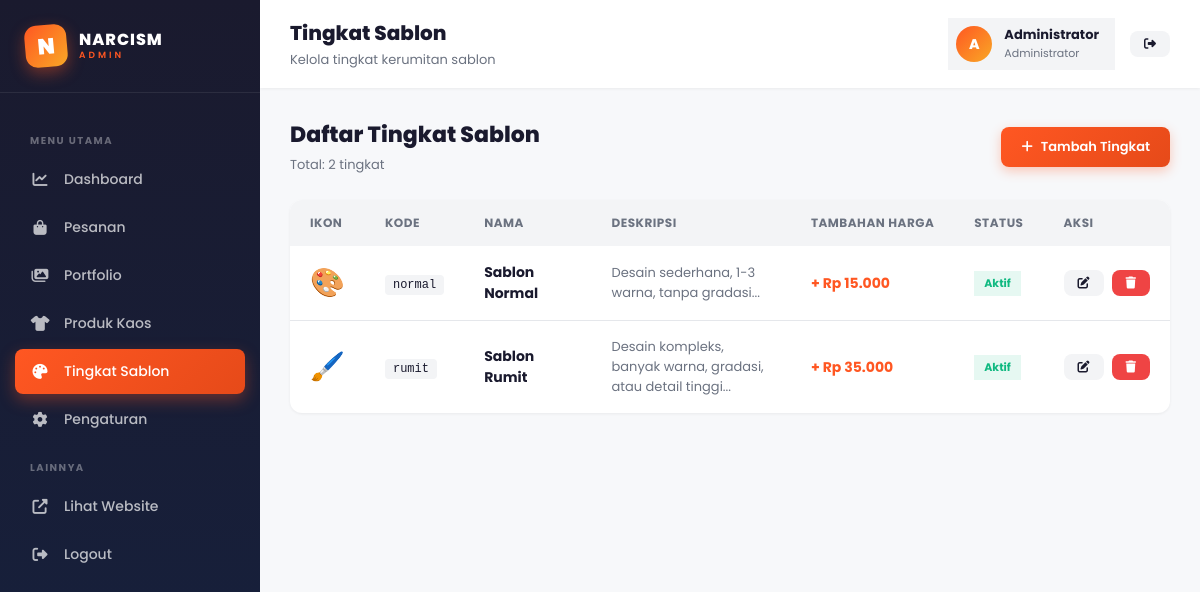
The app's page /admin/tingkat.php (signed in) with its own data.
### tables this page shows
CREATE TABLE IF NOT EXISTS tingkat (
    id INT AUTO_INCREMENT PRIMARY KEY,
    kode VARCHAR(50) UNIQUE NOT NULL,
    nama VARCHAR(100) NOT NULL,
    deskripsi TEXT,
    tambahan_harga INT NOT NULL,
    ikon VARCHAR(10) DEFAULT '🎨',
    aktif TINYINT(1) DEFAULT 1,
    created_at TIMESTAMP DEFAULT CURRENT_TIMESTAMP
);

### functions.php (called while the page is built, shortened)
<?php
function formatRupiah($angka) {
    return 'Rp ' . number_format($angka, 0, ',', '.');
}

### admin/tingkat.php (the view, shortened to what this page needs)
<?php
require_once __DIR__ . '/includes/header.php';
$tingkat = $pdo->query("SELECT * FROM tingkat ORDER BY id")->fetchAll();
?>
<div class="page-header">
    <div>
        <h2>Daftar Tingkat Sablon</h2>
        <p>Total: <?= count($tingkat) ?> tingkat</p>
    </div>
    <a href="tingkat-form.php" class="btn btn-primary">
        <i class="fas fa-plus"></i> Tambah Tingkat
    </a>
</div>
<div class="table-wrapper">
    <table>
        <thead>
            <tr>
                <th style="width:60px">Ikon</th>
                <th>Kode</th>
                <th>Nama</th>
                <th>Deskripsi</th>
                <th>Tambahan Harga</th>
                <th>Status</th>
                <th style="width:120px">Aksi</th>
            </tr>
        </thead>
        <tbody>
            <?php foreach ($tingkat as $t): ?>
            <tr>
                <td style="font-size:28px"><?= $t['ikon'] ?></td>
                <td><code style="background:#F3F4F6;padding:3px 8px;border-radius:4px;font-size:12px"><?= htmlspecialchars($t['kode']) ?></code></td>
                <td><strong><?= htmlspecialchars($t['nama']) ?></strong></td>
                <td style="max-width:250px;font-size:13px;color:#6B7280">
                    <?= htmlspecialchars(substr($t['deskripsi'], 0, 60)) ?>...
                </td>
                <td><strong style="color:#FF5722">+ <?= formatRupiah($t['tambahan_harga']) ?></strong></td>
                <td>
                    <?php if ($t['aktif']): ?>
                    <span class="badge success">Aktif</span>
                    <?php else: ?>
                    <span class="badge gray">Nonaktif</span>
                    <?php endif; ?>
                </td>
                <td>
                    <div class="action-buttons">
                        <a href="tingkat-form.php?id=<?= $t['id'] ?>" class="btn btn-secondary btn-sm">
                            <i class="fas fa-edit"></i>
                        </a>
                        <a href="tingkat-delete.php?id=<?= $t['id'] ?>"
                           onclick="return confirmDelete('Hapus tingkat ini?')"
                           class="btn btn-danger btn-sm">
                            <i class="fas fa-trash"></i>
                        </a>
                    </div>
                </td>
            </tr>
            <?php endforeach; ?>
        </tbody>
    </table>
</div>
<?php include __DIR__ . '/includes/footer.php'; ?>

### admin/assets/admin.css (style rules this page uses)
* { margin: 0; padding: 0; box-sizing: border-box; }
:root { --primary: #FF5722; --primary-dark: #E64A19; --primary-light: #FF8A65; --secondary: #1A1A2E; --secondary-light: #16213E; --accent: #F9A826; --success: #10B981; --danger: #EF4444; --warning: #F59E0B; --gray: #6B7280; --gray-light: #F3F4F6; --white: #FFFFFF; --border: #E5E7EB; --shadow-sm: 0 1px 3px rgba(0,0,0,0.06); --shadow-md: 0 4px 12px rgba(0,0,0,0.08); --shadow-lg: 0 12px 32px rgba(0,0,0,0.12); --radius-sm: 8px; --radius-md: 12px; --radius-lg: 20px; --sidebar-width: 260px; --transition: all 0.3s cubic-bezier(0.4, 0, 0.2, 1); }
body { font-family: 'Poppins', sans-serif; background: #F7F8FA; color: var(--secondary); min-height: 100vh; }
.page-header { display: flex; justify-content: space-between; align-items: center; margin-bottom: 25px; flex-wrap: wrap; gap: 15px; }
.page-header h2 { font-size: 22px; font-weight: 800; color: var(--secondary); }
.page-header p { color: var(--gray); font-size: 13px; margin-top: 4px; }
.btn { display: inline-flex; align-items: center; gap: 8px; padding: 10px 20px; border-radius: var(--radius-sm); font-size: 13px; font-weight: 600; font-family: inherit; cursor: pointer; border: none; text-decoration: none; transition: var(--transition); white-space: nowrap; }
.btn-primary { background: linear-gradient(135deg, var(--primary), var(--primary-dark)); color: white; box-shadow: 0 4px 12px rgba(255,87,34,0.3); }
.btn-danger { background: var(--danger); color: white; }
.btn-secondary { background: var(--gray-light); color: var(--secondary); }
.btn-sm { padding: 7px 14px; font-size: 12px; }
.table-wrapper { background: white; border-radius: var(--radius-md); box-shadow: var(--shadow-sm); overflow: hidden; }
table { width: 100%; border-collapse: collapse; }
thead { background: var(--gray-light); }
thead th { padding: 14px 20px; text-align: left; font-size: 12px; font-weight: 700; color: var(--gray); text-transform: uppercase; letter-spacing: 0.5px; white-space: nowrap; }
tbody td { padding: 16px 20px; font-size: 14px; border-bottom: 1px solid var(--border); vertical-align: middle; }
tbody tr:last-child td { border-bottom: none; }
.badge { display: inline-block; padding: 4px 10px; border-radius: var(--radius-full); font-size: 11px; font-weight: 700; background: rgba(255,87,34,0.1); color: var(--primary); }
.badge.success { background: rgba(16,185,129,0.1); color: var(--success); }
.action-buttons { display: flex; gap: 8px; }

### records on screen
tingkat: ikon "🎨", kode "normal", nama "Sablon Normal", deskripsi "Desain sederhana, 1-3 warna, tanpa gradasi", tambahan_harga "Rp 15.000", aktif "Aktif"
tingkat: ikon "🖌️", kode "rumit", nama "Sablon Rumit", deskripsi "Desain kompleks, banyak warna, gradasi, atau detail tinggi", tambahan_harga "Rp 35.000", aktif "Aktif"

### other values on screen
$item['label'] "Dashboard"
$item['label'] "Pesanan"
$item['label'] "Portfolio"
$item['label'] "Produk Kaos"
$item['label'] "Tingkat Sablon"
$item['label'] "Pengaturan"
$page_title "Tingkat Sablon"
$page_subtitle "Kelola tingkat kerumitan sablon"
substr($admin['nama'] ?: $admin['username'], 0, 1) "A"
$admin['nama'] ?: $admin['username'] "Administrator"
count($tingkat) "2"
